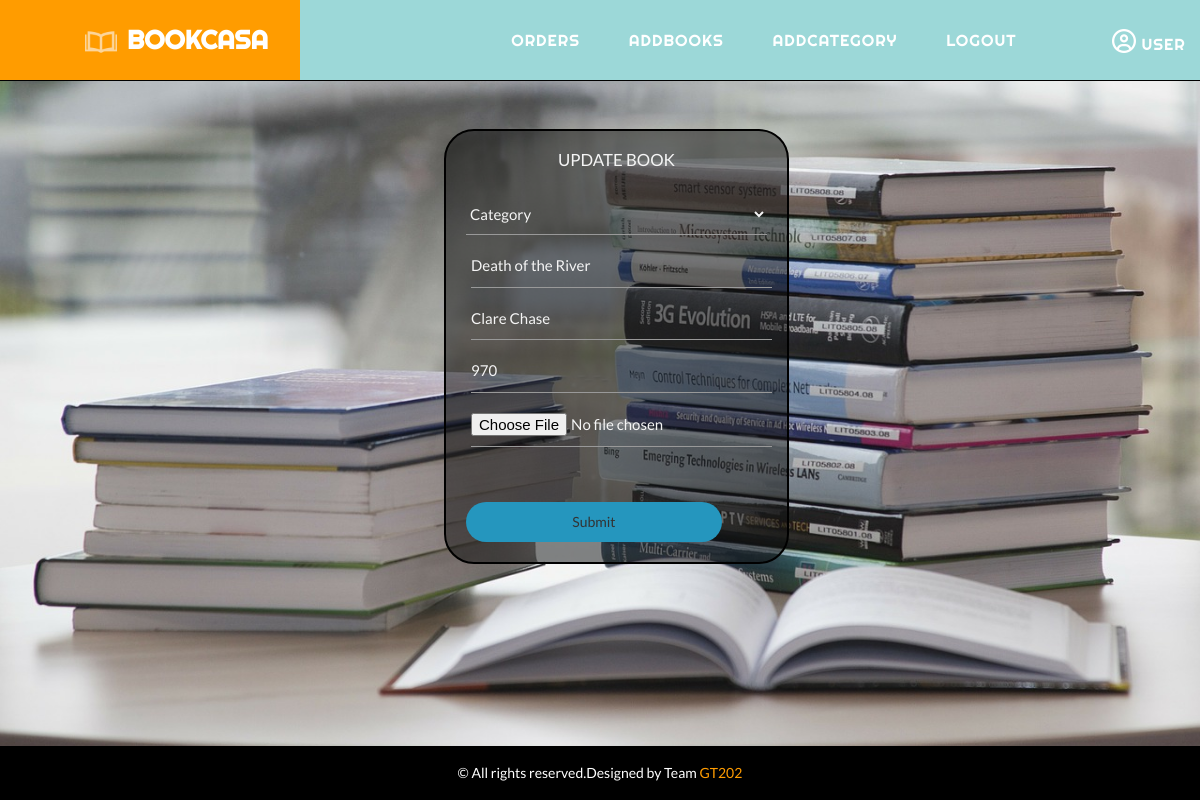
The app's page /admin/editBooks.php?name=Death of the River (signed in) with its own data.
### tables this page shows
CREATE TABLE `books` (
  `category` varchar(50) NOT NULL,
  `name` varchar(50) NOT NULL,
  `author` varchar(50) NOT NULL,
  `image` varchar(50) NOT NULL,
  `price` int(10) NOT NULL
);

### admin/editBooks.php (the view, shortened to what this page needs)
<?php include('partials/menu.php'); ?>
<head>
    <link href="styles.css" rel="stylesheet">
</head>
<?php
    $conn = $conn = mysqli_connect("localhost","root","","bookorder");
    $temp = mysqli_real_escape_string($conn,$_GET["name"]);
    $sql1 = "SELECT * from books WHERE name='$temp'";
    $result1 = $conn->query($sql1);
    $row1 = $result1->fetch_assoc();
?>
<div class="input-container" style="margin-top:4%">
    <form method="post" enctype="multipart/form-data">
        <h1 style="text-align: center;font-size: 120%; color: whitesmoke;">UPDATE BOOK</h1>
        <br>
        <select class="input-field" name="category">
            <option value="" disabled selected hidden>Category</option>
        </select>
        <br>
        <input type="text" name="bookname" placeholder="Book Name" value="<?php echo $row1['name']; ?>" style="margin-left: 5px;" class="input-field">
        <br>
        <input type="text" name="author" placeholder="Author" value="<?php echo $row1['author']; ?>" style="margin-left: 5px;" class="input-field">
        <br>
        <input type="number" name="price" placeholder="Price" value="<?php echo $row1['price']; ?>" style="margin-left: 5px;" class="input-field">
        <br>
        <input type="file" name="image" placeholder="Image" style="margin-left: 5px;" class="input-field">
        <br>
        <input type="submit" name="Create" class="submit-btn">
    </form>
</div>
<br><br><br>
<?php include('partials/footer.php'); ?>

### css/style.css (style rules this page uses)
body { font-family: 'Lato', sans-serif !important; margin: 0; padding: 0; background: #fff; }
h1, h2, h3, h4, h5, h6 { margin: 0; }

### css/chocolat.css (style rules this page uses)
body { margin:0; padding:0; }

### admin/styles.css (style rules this page uses)
.input-field { width: 100%; padding: 10px 0; margin: 5px 0; border-left: 0; border-top: 0; border-right: 0; border-bottom: 1px solid #999; outline: none; background: transparent; font-size: 15px; color: whitesmoke; }
.submit-btn { width: 85%; margin-top: 10%; padding: 10px 30px; cursor: pointer; display: block; background: rgb(37, 150, 190); border: 0; outline: none; border-radius: 30px !important; }
.input-container { border: 2px solid black; width: max-content; padding: 20px; background-color: rgb(15, 15, 15, 0.5); margin-left: 37%; margin-top: 4%; border-radius: 30px; }

### admin/editBooks.php (style rules this page uses)
body { background-image: url('./Images/addBook.jpg'); background-repeat: no-repeat; background-attachment: fixed; background-size: 100% 100%; }

### records on screen
books: bookname "Death of the River", author "Clare Chase", price "970"

### other values on screen
$_SESSION['user'] "USER"
